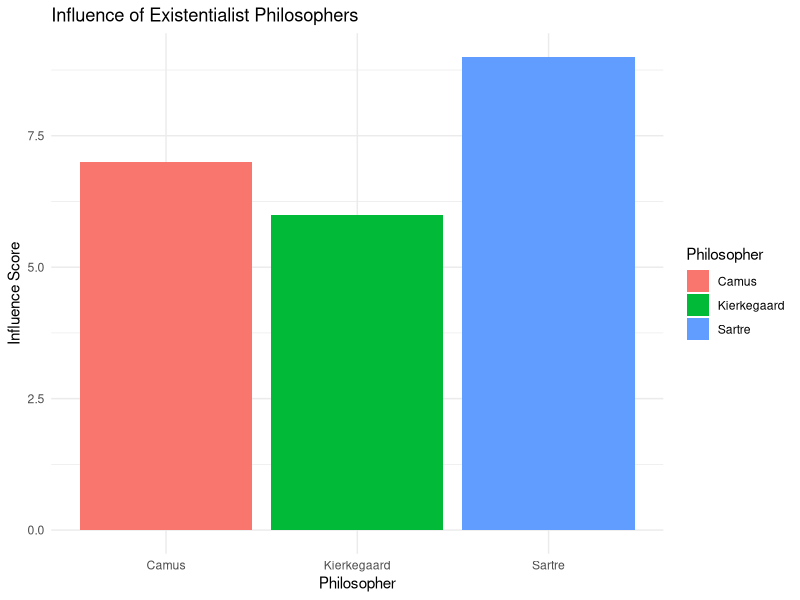

Write R code to recreate this figure. (Note: this script raises an error after producing the figure.)
# Loading Libraries
library(officer)
library(ggplot2)

#~~~~~~~~~~~~~~~~~~~~~~~~~~~~~~~~~~~~~~~~~~~~~~~~~~~~~~~~~~~~~~~~~~~~~~~~~~~~~~~
# Graphs ~
#~~~~~~~~~~~~~~~~~~~~~~~~~~~~~~~~~~~~~~~~~~~~~~~~~~~~~~~~~~~~~~~~~~~~~~~~~~~~~~~
# Sample data for the table
table_data <- data.frame(
  Name = c("Sartre", "Camus", "Kierkegaard"),
  Birth_Year = c(1905, 1913, 1813),
  Main_Works = c("Being and Nothingness", "The Stranger", "Fear and Trembling")
)
# Sample data for the plot
data <- data.frame(
  Philosopher = c("Sartre", "Camus", "Kierkegaard"),
  Influence_Score = c(9, 7, 6)
)
# Create a bar chart using ggplot2
plot <- data.frame(Philosopher = c("Sartre", "Camus", "Kierkegaard"),
                   Influence_Score = c(9, 7, 6))|>
    ggplot(aes(x = Philosopher, y = Influence_Score, fill = Philosopher)) +
  geom_bar(stat = "identity") +
  labs(title = "Influence of Existentialist Philosophers", y = "Influence Score") +
  theme_minimal()

####################################################################
c_filename <- "Doc1" # word document file name with no file extension 

####################################################################
# test 1
document <- read_docx(paste0("input/",c_filename,".docx"))
docx_summary(document)
doc1 <- document|>
  cursor_reach("Graph1") |>
  body_replace_all_text(old_value = "Graph", new_value = "Abbildung")

docx_summary(doc1)

print(doc1, target = "output/ausgabe0.docx")

####################################################################
# test 2
document <- read_docx(paste0("input/",c_filename,".docx"))
docx_summary(document)

doc2 <- document|>
  cursor_reach("Graph1") |>
  body_replace_all_text(old_value = "Graph", new_value = "Abbildung")|>
  cursor_backward()|>
  officer::body_remove()|>
  cursor_backward()|>
  body_add_gg(value = plot, height = 4.06, width = 4.39)|>
  cursor_reach("Tabelle 1")|>
  cursor_forward()|>
  officer::body_remove()|>
  cursor_backward()|>
  officer::body_add_table(table_data)

docx_summary(document)

print(doc2, target = "output/ausgabe1.docx")

# ######################################################################
# # Loading Libraries
# library(officer)
# library(ggplot2)
# # File name
# names <- "FileName" # Replace with the desired file name
# # Input path
# word_document <- "path_word.docx" # Loading the Word document
# # Output path
# path_in <- "desired directory" # Replace with the desired directory
# #~~~~~~~~~~~~~~~~~~~~~~~~~~~~~~~~~~~~~~~~~~~~~~~~~~~~~~~~~~~~~~~~~~~~~~~~~~~~~~~
# # Graphs ~
# #~~~~~~~~~~~~~~~~~~~~~~~~~~~~~~~~~~~~~~~~~~~~~~~~~~~~~~~~~~~~~~~~~~~~~~~~~~~~~~~
# # Sample data for the table
# table_data <- data.frame(
#   Name = c("Sartre", "Camus", "Kierkegaard"),
#   Birth_Year = c(1905, 1913, 1813),
#   Main_Works = c("Being and Nothingness", "The Stranger", "Fear and Trembling")
# )
# # Sample data for the plot
# data <- data.frame(
#   Philosopher = c("Sartre", "Camus", "Kierkegaard"),
#   Influence_Score = c(9, 7, 6)
# )
# # Create a bar chart using ggplot2
# plot <- ggplot(data, aes(x = Philosopher, y = Influence_Score, fill = Philosopher)) +
#   geom_bar(stat = "identity") +
#   labs(title = "Influence of Existentialist Philosophers", y = "Influence Score") +
#   theme_minimal()
# # Save the plot as an image file (e.g., PNG)
# ggsave("my_plot.png", plot, width = 6, height = 4)
# # Use cursor_reach to find and position the cursor before adding the image
# word_document <- cursor_reach(word_document, "GRAF1") |>
#   # Move the cursor forward to the desired location
#   cursor_forward() |>
#   # Add the graphic to the document
#   body_add_gg(value = plot, height = 4.06, width = 4.39) |>
#   body_replace_all_text(word_document, old_value = "GRAF1", new_value = " ",
#                         only_at_cursor = FALSE, warn = TRUE, fixed = TRUE)
# # Saving the modified document
# output_docx <- paste0(path_in, "/", names, ".docx")
# print(word_document, target = output_docx)
# # Close the Word document
# system(sprintf('start winword "%s"', output_docx))
